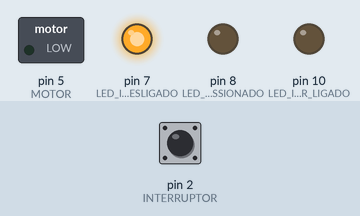
A sketch run on a simulated Arduino Uno, built with avr-gcc and run on an emulated ATmega328P. On the bench: switched loads named in the sketch (green lamp = pin HIGH), output pins drawn as LEDs (lit = HIGH). Dashed ring = blinking. Inputs (shaded band) come from the test bench; at power-on: pin 2 (INTERRUPTOR) LOW.

Above: at 1.2 s.
1.3 s: pin 2 (INTERRUPTOR) pulled HIGH for 0.15 s
At 1.5 s:
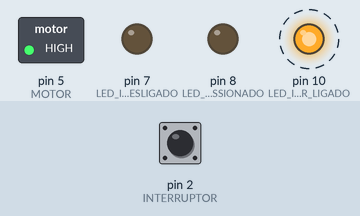
4.3 s: pin 2 (INTERRUPTOR) pulled HIGH for 1 s
At 4.5 s:
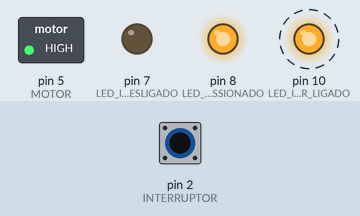
7.3 s: pin 2 (INTERRUPTOR) pulled HIGH for 3.2 s
At 8.1 s:
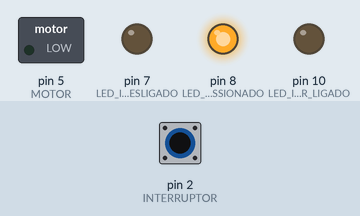
Timing chart, 0 to 18.4 s (numbered marks = the images above; inputs shaded):
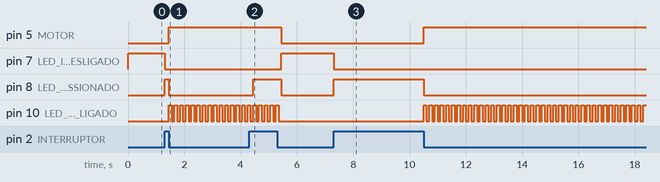

Measured:
- after the input at 1.3 s, pin 5 (MOTOR): LOW → HIGH after 0.15 s; pin 7 (LED_INDICADOR_DESLIGADO): HIGH → LOW at once; pin 8 (LED_INDICADOR_BOTAO_PRESSIONADO): LOW → HIGH at once, → LOW 0.15 s later; pin 10 (LED_INDICADOR_LIGADO): alternates HIGH for 0.10 s and LOW for 0.10 s, starting after 0.15 s
- after the input at 4.3 s, pin 5 (MOTOR): HIGH → LOW after 1.2 s; pin 7 (LED_INDICADOR_DESLIGADO): LOW → HIGH after 1.2 s; pin 8 (LED_INDICADOR_BOTAO_PRESSIONADO): LOW → HIGH after 0.15 s, → LOW 1.0 s later; pin 10 (LED_INDICADOR_LIGADO): goes on until 5.4 s, then stays LOW
- after the input at 7.3 s, pin 5 (MOTOR): LOW → HIGH after 3.2 s; pin 7 (LED_INDICADOR_DESLIGADO): HIGH → LOW at once; pin 8 (LED_INDICADOR_BOTAO_PRESSIONADO): LOW → HIGH at once, → LOW 3.2 s later; pin 10 (LED_INDICADOR_LIGADO): alternates HIGH for 0.10 s and LOW for 0.10 s, starting after 3.2 s

The sketch:

botcode.ino
```cpp
#define MOTOR 5
#define LED_INDICADOR_LIGADO 10
#define LED_INDICADOR_DESLIGADO 7
#define LED_INDICADOR_BOTAO_PRESSIONADO 8
#define INTERRUPTOR 2

bool estado_botao_pressionado = false;
bool estado_botao_liberado = false;
bool ligar = false;

void setup() {
  pinMode(MOTOR, OUTPUT);
  pinMode(LED_INDICADOR_LIGADO, OUTPUT);
  pinMode(LED_INDICADOR_DESLIGADO, OUTPUT);
  pinMode(LED_INDICADOR_BOTAO_PRESSIONADO, OUTPUT);
}

void loop() {
  if (digitalRead(INTERRUPTOR) == HIGH) {
    estado_botao_pressionado = true;
    estado_botao_liberado = false;

    digitalWrite(LED_INDICADOR_DESLIGADO, LOW);
    digitalWrite(LED_INDICADOR_BOTAO_PRESSIONADO, HIGH);

  } else {
    estado_botao_liberado = true;

    digitalWrite(LED_INDICADOR_DESLIGADO, HIGH);
    digitalWrite(LED_INDICADOR_BOTAO_PRESSIONADO, LOW);
  }

  if (estado_botao_pressionado and estado_botao_liberado) {
    estado_botao_pressionado = false;
    estado_botao_liberado = false;

    ligar = !ligar;
  }

  if (ligar) {
    digitalWrite(LED_INDICADOR_DESLIGADO, LOW);
    digitalWrite(MOTOR, HIGH);

    piscar_led(0.1);

  } else
    digitalWrite(LED_INDICADOR_LIGADO, LOW);
    digitalWrite(MOTOR, LOW);
}

void piscar_led(float intervalo) {
  digitalWrite(LED_INDICADOR_LIGADO, HIGH);
  delay(intervalo * 1000);

  digitalWrite(LED_INDICADOR_LIGADO, LOW);
  delay(intervalo * 1000);
}
```
